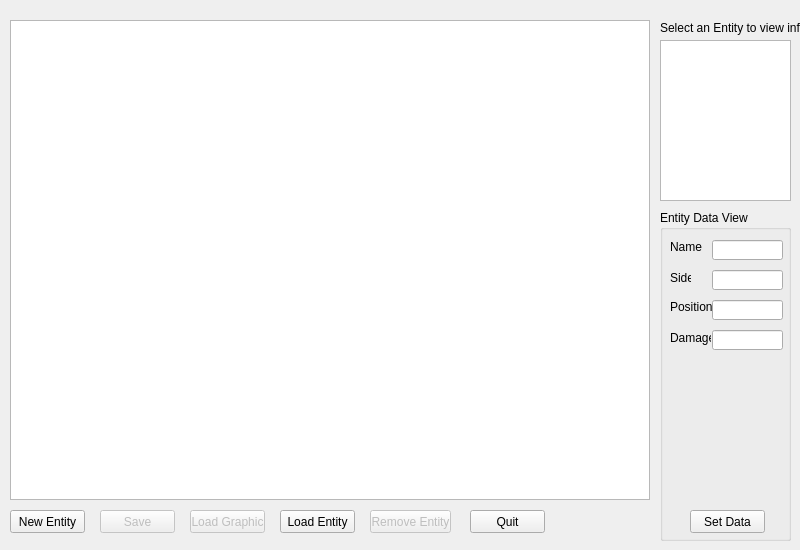
<?xml version="1.0" encoding="UTF-8"?>
<ui version="4.0">
 <class>WindowClass</class>
 <widget class="QWidget" name="WindowClass">
  <property name="geometry">
   <rect>
    <x>0</x>
    <y>0</y>
    <width>800</width>
    <height>550</height>
   </rect>
  </property>
  <property name="maximumSize">
   <size>
    <width>800</width>
    <height>550</height>
   </size>
  </property>
  <property name="windowTitle">
   <string>Entity Editor - Steven Gleed 2011</string>
  </property>
  <widget class="QPushButton" name="btnSave">
   <property name="enabled">
    <bool>false</bool>
   </property>
   <property name="geometry">
    <rect>
     <x>100</x>
     <y>510</y>
     <width>75</width>
     <height>23</height>
    </rect>
   </property>
   <property name="text">
    <string>Save</string>
   </property>
  </widget>
  <widget class="QPushButton" name="btnLoadGraphic">
   <property name="enabled">
    <bool>false</bool>
   </property>
   <property name="geometry">
    <rect>
     <x>190</x>
     <y>510</y>
     <width>75</width>
     <height>23</height>
    </rect>
   </property>
   <property name="text">
    <string>Load Graphic</string>
   </property>
  </widget>
  <widget class="QPushButton" name="btnLoadEntity">
   <property name="geometry">
    <rect>
     <x>280</x>
     <y>510</y>
     <width>75</width>
     <height>23</height>
    </rect>
   </property>
   <property name="text">
    <string>Load Entity</string>
   </property>
  </widget>
  <widget class="QGraphicsView" name="graphicsView">
   <property name="geometry">
    <rect>
     <x>10</x>
     <y>20</y>
     <width>640</width>
     <height>480</height>
    </rect>
   </property>
   <property name="frameShadow">
    <enum>QFrame::Sunken</enum>
   </property>
  </widget>
  <widget class="QListWidget" name="listWidget">
   <property name="geometry">
    <rect>
     <x>660</x>
     <y>40</y>
     <width>131</width>
     <height>161</height>
    </rect>
   </property>
   <property name="toolTip">
    <string extracomment="Select to view entity info."/>
   </property>
   <property name="viewMode">
    <enum>QListView::ListMode</enum>
   </property>
  </widget>
  <widget class="QLabel" name="lblSelectView">
   <property name="geometry">
    <rect>
     <x>660</x>
     <y>20</y>
     <width>141</width>
     <height>16</height>
    </rect>
   </property>
   <property name="text">
    <string>Select an Entity to view info</string>
   </property>
  </widget>
  <widget class="QPushButton" name="btnNewEntity">
   <property name="geometry">
    <rect>
     <x>10</x>
     <y>510</y>
     <width>75</width>
     <height>23</height>
    </rect>
   </property>
   <property name="text">
    <string>New Entity</string>
   </property>
  </widget>
  <widget class="QGroupBox" name="grpEntityData">
   <property name="enabled">
    <bool>true</bool>
   </property>
   <property name="geometry">
    <rect>
     <x>660</x>
     <y>210</y>
     <width>131</width>
     <height>331</height>
    </rect>
   </property>
   <property name="title">
    <string>Entity Data View</string>
   </property>
   <property name="checkable">
    <bool>false</bool>
   </property>
   <widget class="QLineEdit" name="txtEntityName">
    <property name="geometry">
     <rect>
      <x>52</x>
      <y>30</y>
      <width>71</width>
      <height>20</height>
     </rect>
    </property>
   </widget>
   <widget class="QLineEdit" name="txtEntitySide">
    <property name="geometry">
     <rect>
      <x>52</x>
      <y>60</y>
      <width>71</width>
      <height>20</height>
     </rect>
    </property>
   </widget>
   <widget class="QLabel" name="label">
    <property name="geometry">
     <rect>
      <x>10</x>
      <y>30</y>
      <width>46</width>
      <height>13</height>
     </rect>
    </property>
    <property name="text">
     <string>Name</string>
    </property>
   </widget>
   <widget class="QLabel" name="label_2">
    <property name="geometry">
     <rect>
      <x>10</x>
      <y>60</y>
      <width>21</width>
      <height>16</height>
     </rect>
    </property>
    <property name="text">
     <string>Side</string>
    </property>
   </widget>
   <widget class="QPushButton" name="btnSetData">
    <property name="geometry">
     <rect>
      <x>30</x>
      <y>300</y>
      <width>75</width>
      <height>23</height>
     </rect>
    </property>
    <property name="text">
     <string>Set Data</string>
    </property>
   </widget>
   <widget class="QLineEdit" name="txtEntityPosition">
    <property name="geometry">
     <rect>
      <x>52</x>
      <y>90</y>
      <width>71</width>
      <height>20</height>
     </rect>
    </property>
   </widget>
   <widget class="QLabel" name="label_3">
    <property name="geometry">
     <rect>
      <x>10</x>
      <y>90</y>
      <width>46</width>
      <height>13</height>
     </rect>
    </property>
    <property name="text">
     <string>Position</string>
    </property>
   </widget>
   <widget class="QLineEdit" name="txtEntityDamage">
    <property name="geometry">
     <rect>
      <x>52</x>
      <y>120</y>
      <width>71</width>
      <height>20</height>
     </rect>
    </property>
   </widget>
   <widget class="QLabel" name="label_4">
    <property name="geometry">
     <rect>
      <x>10</x>
      <y>120</y>
      <width>41</width>
      <height>16</height>
     </rect>
    </property>
    <property name="text">
     <string>Damage</string>
    </property>
   </widget>
  </widget>
  <widget class="QPushButton" name="btnQuit">
   <property name="geometry">
    <rect>
     <x>470</x>
     <y>510</y>
     <width>75</width>
     <height>23</height>
    </rect>
   </property>
   <property name="text">
    <string>Quit</string>
   </property>
  </widget>
  <widget class="QPushButton" name="btnRemoveEntity">
   <property name="enabled">
    <bool>false</bool>
   </property>
   <property name="geometry">
    <rect>
     <x>370</x>
     <y>510</y>
     <width>81</width>
     <height>23</height>
    </rect>
   </property>
   <property name="text">
    <string>Remove Entity</string>
   </property>
  </widget>
 </widget>
 <layoutdefault spacing="6" margin="11"/>
 <resources>
  <include location="window.qrc"/>
 </resources>
 <connections/>
</ui>
